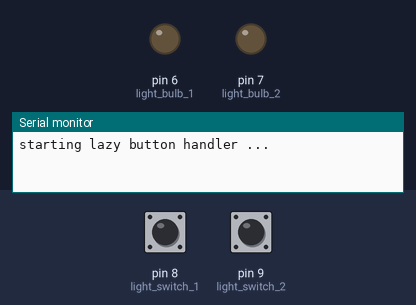
Recording of a sketch running on a simulated Arduino Uno, built with avr-gcc and run on an emulated ATmega328P. On the bench: output pins drawn as LEDs (lit = HIGH), the last lines printed to the serial monitor. The inputs (shaded band) are chosen by the test bench; at power-on: pin 8 (light_switch_1) HIGH, pin 9 (light_switch_2) HIGH.

Above: at 1.2 s.
1.3 s: pin 8 (light_switch_1) pulled LOW for 0.15 s
At 1.9 s:
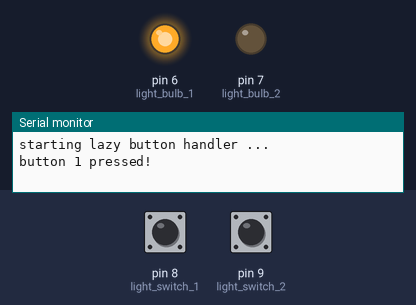
2.9 s: pin 9 (light_switch_2) pulled LOW for 0.15 s
At 4.2 s:
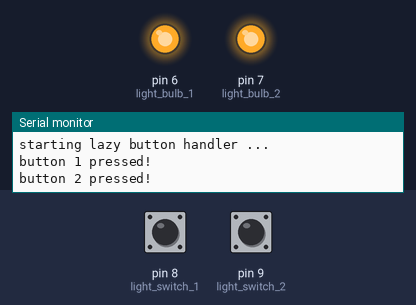
4.5 s: pin 8 (light_switch_1) pulled LOW for 1 s
At 6.7 s:
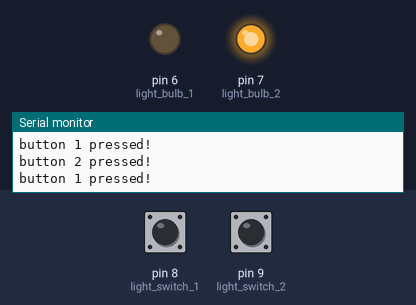
7.0 s: pin 8 (light_switch_1) pulled LOW for 3.2 s
At 11.4 s:
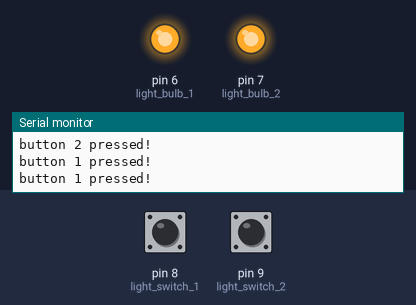
11.7 s: pin 9 (light_switch_2) pulled LOW for 1 s
At 13.5 s:
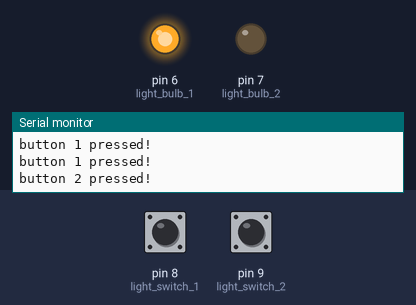
Timing chart, 0 to 15.0 s (numbered marks = the images above; inputs shaded):
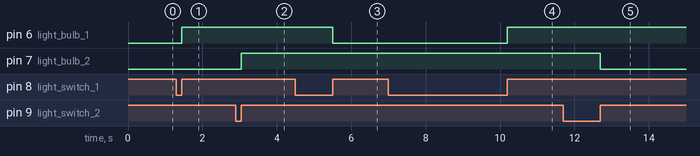

Measured:
- after the input at 1.3 s, pin 6 (light_bulb_1): LOW → HIGH after 0.15 s
- after the input at 2.9 s, pin 7 (light_bulb_2): LOW → HIGH after 0.15 s
- after the input at 4.5 s, pin 6 (light_bulb_1): HIGH → LOW after 1.0 s
- after the input at 7.0 s, pin 6 (light_bulb_1): LOW → HIGH after 3.2 s
- after the input at 11.7 s, pin 7 (light_bulb_2): HIGH → LOW after 1.0 s

The sketch:

3_lazy_button_handling.ino
```cpp
/*
 * 3_lazy_button_handling.ino
 *
 * a simple example of using the EasyButton library to handle button presses
 * without a loads of extra code. this provides all the functionality in the
 * previous debouncing and latching examples, just without the need to manage
 * timings ourselves.
 *
 * this program uses pins 8 and 9 for the push buttons and pins 6 and 7 for the
 * leds (pin 6 is the built in led on the MKR series of boards).
 *
 * author: alex shenfield
 * date:   2024-11-12
 */

// LIBRARY IMPORTS

// include our lazy button library
#include <EasyButton.h>

// BUTTON AND LED DECLARATIONS

// light bulb settings
const int light_bulb_1 = 6;
const int light_bulb_2 = 7;
int light_state_1 = LOW;
int light_state_2 = LOW;

// light switch 1 (on pin 8) and 2 (on pin 9)
EasyButton light_switch_1(8);
EasyButton light_switch_2(9);

// CODE

// this method runs once (when the sketch starts)
void setup()
{
  // set up serial comms for debugging
  Serial.begin(9600);
  while (!Serial);
  Serial.println("starting lazy button handler ...");

  // set up the first light bulb and light switch (including the button
  // pressed callback function)
  pinMode(light_bulb_1, OUTPUT);
  light_switch_1.begin();
  light_switch_1.onPressed(light_toggle_1);

  // set up the second light bulb and light switch (including the button
  // pressed callback function)
  pinMode(light_bulb_2, OUTPUT);
  light_switch_2.begin();
  light_switch_2.onPressed(light_toggle_2);
}

// this methods loops continuously
void loop()
{
  // read the buttons statuses
  light_switch_1.read();
  light_switch_2.read();
}

// APPLICATION FUNCTIONS

// callback function attached to the first light switch button
void light_toggle_1()
{
  // print a status message
  Serial.println("button 1 pressed!");

  // toggle the state of the light
  light_state_1 = !light_state_1;
  digitalWrite(light_bulb_1, light_state_1);
}

// callback function attached to the second light switch button
void light_toggle_2()
{
  // print a status message
  Serial.println("button 2 pressed!");

  // toggle the state of the light
  light_state_2 = !light_state_2;
  digitalWrite(light_bulb_2, light_state_2);
}
```
